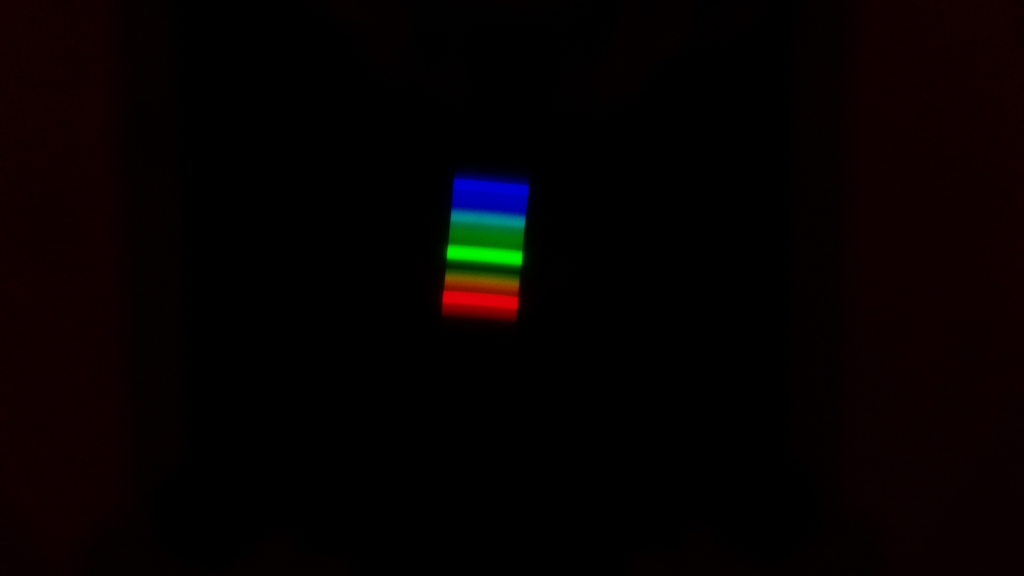
#> input picture рт1(new)(100000).png, 2048 x 1152 px, found by its file name (shown at 1/2 size)
$ python LightProcessing.py
#> lines starting #> are read from the running program, lines starting #| are printed output that depends on the picture
### spectra.py
from pathlib import Path
import numpy as np
from PIL import Image
from scipy.ndimage import gaussian_filter1d

ROWS = (320, 685)
COLS = (950, 990)
BG = (1130, 1180)


def load_img(path):
#> called with path = 'data/рт1(new)(100000).png'
    with Image.open(path) as img:
#> img is the input picture: PIL image 2048x1152 RGBA; mean R, G, B, A 5.8, 1.2, 1.2, 255
        return np.asarray(img.convert('RGB'), dtype=np.float32)


def get_rgb(img, rows=ROWS, cols=COLS, bg=BG):
    if isinstance(img, (str, Path)):
        img = load_img(img)
    h, w = img.shape[:2]
#> h = 1152; w = 2048
    y1, y2 = rows
    x1, x2 = cols
    b1, b2 = bg
    if not (0 <= y1 < y2 <= h and 0 <= x1 < x2 <= w and 0 <= b1 < b2 <= w):
        raise ValueError('Область спектра не помещается в изображение')
    rgb = img[y1:y2, x1:x2, :3].mean(axis=1)
#> rgb = 365 rows, first 8: [0.075, 0, 2.08], [0.025, 0, 2.47], [0, 0, 3.03], [0, 0, 3.58], [0.025, 0, 3.6], [0, 0, 4.15], [0, 0, 4.82], [0, 0, 5.38]
    base = np.median(img[y1:y2, b1:b2, :3], axis=1)
#> base = 365 rows, first 8: [0, 0, 0], [0, 0, 0], [0, 0, 0], [0, 0, 0], [0, 0, 0], [0, 0, 0], [0, 0, 0], [0, 0, 0]
    return np.maximum(rgb-base, 0)


def intensity(path, plot=None, title=''):
    import matplotlib
    matplotlib.use('Agg')
    import matplotlib.pyplot as plt
    rgb = get_rgb(path)
    if plot is not None:
        y = np.arange(*ROWS)
        fig, ax = plt.subplots(figsize=(9, 4.5))
        for i, color in enumerate(('red', 'green', 'blue')):
            ax.plot(y, rgb[:, i], c=color, label=('R', 'G', 'B')[i])
        ax.set(xlabel='Строка, пиксели', ylabel='Яркость, усл. ед.', title=title)
        ax.legend()
        fig.tight_layout()
        Path(plot).parent.mkdir(parents=True, exist_ok=True)
        fig.savefig(plot, dpi=180)
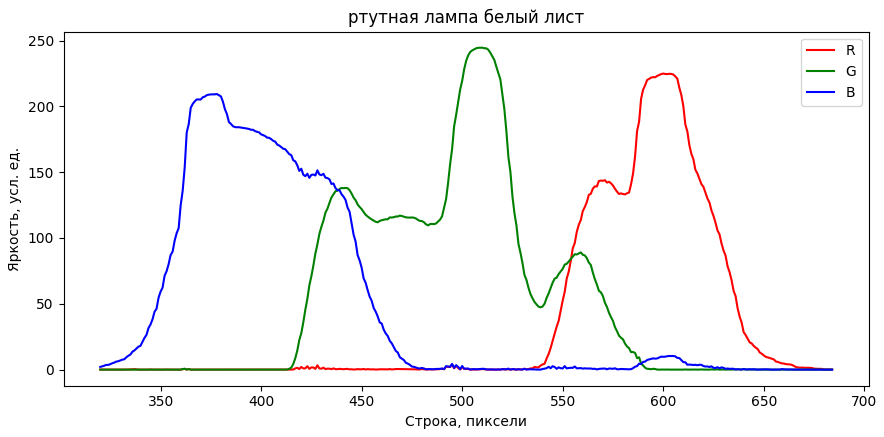
#> figure drawn by matplotlib, 1 panel; curve peaks at x = 600, y = 224.9; curve peaks at x = 510, y = 244.6; curve peaks at x = 378, y = 209.4
        plt.close(fig)
    return rgb.sum(axis=1)


def smooth(rgb, sigma=2):
    return gaussian_filter1d(rgb, sigma, axis=0)


# [20 lines left out: functions find_cols, auto_rgb, not called in this run]

### lightFunctions.py
from spectra import load_img, get_rgb, intensity, smooth, find_cols, auto_rgb
from spectra import ROWS as ROW_RANGE, COLS as COL_RANGE, BG as BG_RANGE

ROWS = slice(*ROW_RANGE)
COLS = slice(*COL_RANGE)
BACKGROUND_COLS = slice(*BG_RANGE)


def readIntensity(path, plot=None, lamp='', sheet=''):
    return intensity(path, plot, (lamp+' '+sheet).strip())

### LightProcessing.py

import os
import imageio
import numpy as np
import matplotlib.pyplot as plt
from scipy.signal import find_peaks
import lightFunctions as light

mercuryFile = "рт1(new)(100000).png"
sheetFiles = ["white-tungsten.png", "red-tungsten.png", "yellow-tungsten.png",
              "green-tungsten.png", "blue-tungsten.png"]
linFiles = {12500: "lin-12500.png", 25000: "lin-25000.png",
            50000: "lin-50000.png", 100000: "lin-100000.png"}

dataPath = "data/"
plotsPath = "plots/"
os.makedirs(plotsPath, exist_ok=True)
sheets = ["white", "red", "yellow", "green", "blue"]
names = ["белый", "красный", "жёлтый", "зелёный", "синий"]
colors = ["w", "r", "gold", "g", "b"]


def readRGB(fileName, g=None):
    """Средние R, G, B по строкам спектра; g — пересчёт пикселей в свет."""
    photo = light.straighten(imageio.imread(dataPath + fileName))
    cut = photo[light.ROWS, light.COLS, 0:3]
    if g is not None:
        cut = g(cut)
    rgb = np.mean(cut, axis=1)
    return rgb[::-1] if light.FLIP else rgb

mercury = light.readIntensity(dataPath + mercuryFile, plotsPath + "mercury.png",
                              "ртутная лампа", "белый лист")
#> mercury = 365 values, max 275.6 at index 116, min 0.05 at index 362, mean 137.4
red, green, blue = readRGB(mercuryFile).T
#> (the run stopped early here; a loop or call above may not have finished)

$ run again, with bruh1.png copied over рт1(new)(100000).png
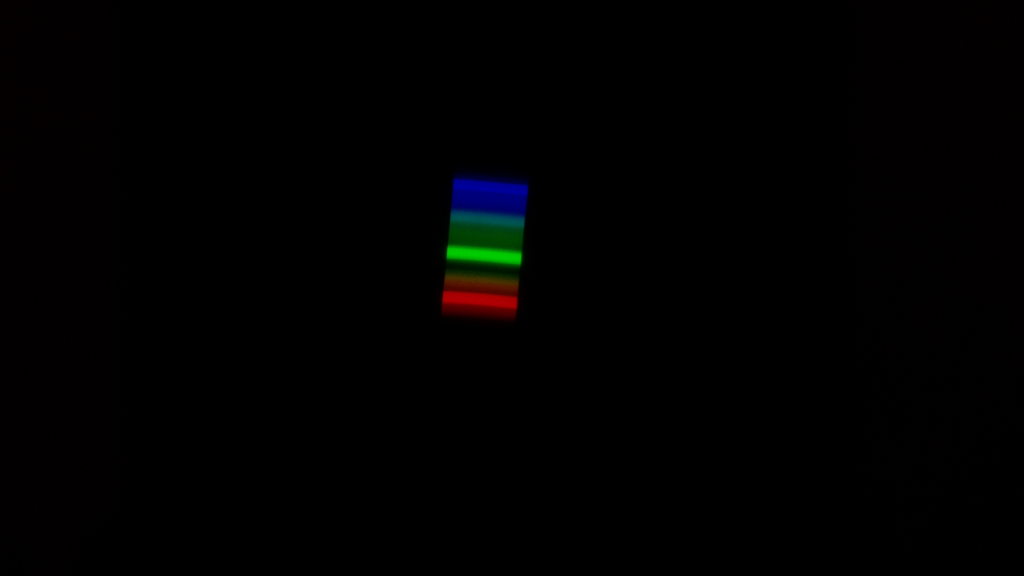
#> input picture bruh1.png, 2048 x 1152 px, found by its file name (shown at 1/2 size)
#> in load_img, img is the input picture: PIL image 2048x1152 RGBA; mean R, G, B, A 1, 0.8, 0.7, 255
#> in get_rgb, `rgb = img[y1:y2, x1:x2, :3].mean(axis=1)`: rgb = 365 rows, first 8: [0, 0, 0], [0, 0, 0], [0, 0, 0], [0, 0, 0.15], [0, 0, 0.15], [0, 0, 0.975], [0, 0, 1.42], [0, 0, 1.8]
#> base = 365 rows, first 8: [0, 0, 0], [0, 0, 0], [0, 0, 0], [0, 0, 0], [0, 0, 0], [0, 0, 0], [0, 0, 0], [0, 0, 0]
#> in intensity, `fig.savefig(plot, dpi=180)`:
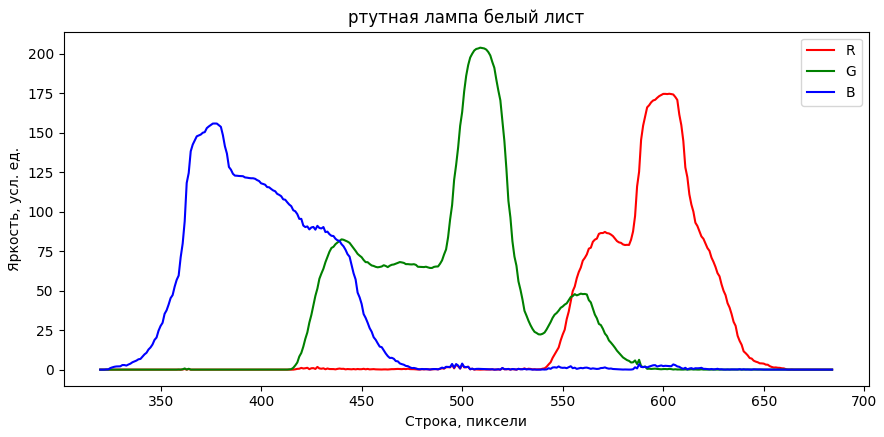
#> figure drawn by matplotlib, 1 panel; curve peaks at x = 603, y = 174.8; curve peaks at x = 509, y = 204; curve peaks at x = 377, y = 155.9
#> mercury = 365 values, max 204.4 at index 189, min 0 at index 0, mean 87.16
